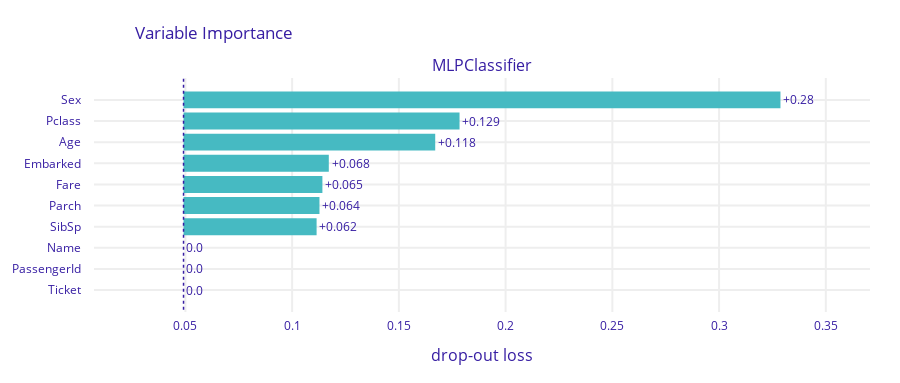

The cell this chart's notebook holds for it:
### Code cell
def variable_importance(model, X, y):
    '''
    Parameters
    ----------
    model : model object
        Pickle model for analysis.
    X : pandas.DataFrame
        Dataframe with features.
    y : pandas.Series
        Dataframe with target.
    '''
    explainer = dx.Explainer(model, X, y)
    vi = explainer.model_parts()
    vi.plot()
    return vi.result.sort_values(by="dropout_loss", ascending=False)[1:]

variable_importance(model, X, y)

### Figure 1 — Plotly figure (JSON) as saved in the notebook; plotly's stock layout.template omitted (floating-point values rounded to 4 significant figures)
{"data": [{"base": 0.04911, "hoverinfo": "text", "hoverlabel": {"bgcolor": "rgba(0,0,0,0.8)"}, "hovertext": ["Model: MLPClassifier loss after<br>variable: Sex is permuted: 0.329<br>Drop-out loss change: +0.28", "Model: MLPClassifier loss after<br>variable: Pclass is permuted: 0.178<br>Drop-out loss change: +0.129", "Model: MLPClassifier loss after<br>variable: Age is permuted: 0.167<br>Drop-out loss change: +0.118", "Model: MLPClassifier loss after<br>variable: Embarked is permuted: 0.117<br>Drop-out loss change: +0.068", "Model: MLPClassifier loss after<br>variable: Fare is permuted: 0.114<br>Drop-out loss change: +0.065", "Model: MLPClassifier loss after<br>variable: Parch is permuted: 0.113<br>Drop-out loss change: +0.064", "Model: MLPClassifier loss after<br>variable: SibSp is permuted: 0.111<br>Drop-out loss change: +0.062", "Model: MLPClassifier loss after<br>variable: Name is permuted: 0.049<br>Drop-out loss change: -0.0", "Model: MLPClassifier loss after<br>variable: PassengerId is permuted: 0.049<br>Drop-out loss change: -0.0", "Model: MLPClassifier loss after<br>variable: Ticket is permuted: 0.049<br>Drop-out loss change: -0.0"], "marker": {"color": "#46bac2"}, "orientation": "h", "showlegend": false, "text": ["+0.28", "+0.129", "+0.118", "+0.068", "+0.065", "+0.064", "+0.062", "0.0", "0.0", "0.0"], "textposition": "outside", "type": "bar", "x": [0.2796, 0.1293, 0.1179, 0.06805, 0.06505, 0.06368, 0.06234, 0, 0, 0], "xaxis": "x", "y": ["Sex", "Pclass", "Age", "Embarked", "Fare", "Parch", "SibSp", "Name", "PassengerId", "Ticket"], "yaxis": "y"}], "layout": {"annotations": [{"font": {"size": 16}, "showarrow": false, "text": "MLPClassifier", "x": 0.5, "xanchor": "center", "xref": "paper", "y": 1, "yanchor": "bottom", "yref": "paper"}, {"font": {"size": 16}, "showarrow": false, "text": "drop-out loss", "x": 0.5, "xanchor": "center", "xref": "paper", "y": 0, "yanchor": "top", "yref": "paper", "yshift": -30}], "font": {"color": "#371ea3"}, "height": 383, "margin": {"b": 71, "r": 30, "t": 78}, "shapes": [{"line": {"color": "#371ea3", "dash": "dot", "width": 1.5}, "type": "line", "x0": 0.04911, "x1": 0.04911, "xref": "x", "y0": -1, "y1": 10, "yref": "y"}], "title": {"text": "Variable Importance", "x": 0.15}, "xaxis": {"anchor": "y", "automargin": true, "domain": [0, 1], "fixedrange": true, "gridwidth": 2, "range": [0.007167, 0.3707], "tickcolor": "white", "ticklen": 3, "ticks": "outside", "type": "linear", "zeroline": false}, "yaxis": {"anchor": "x", "automargin": true, "autorange": "reversed", "domain": [0, 1], "fixedrange": true, "gridwidth": 2, "tickcolor": "white", "ticklen": 10, "ticks": "outside", "type": "category"}}}
